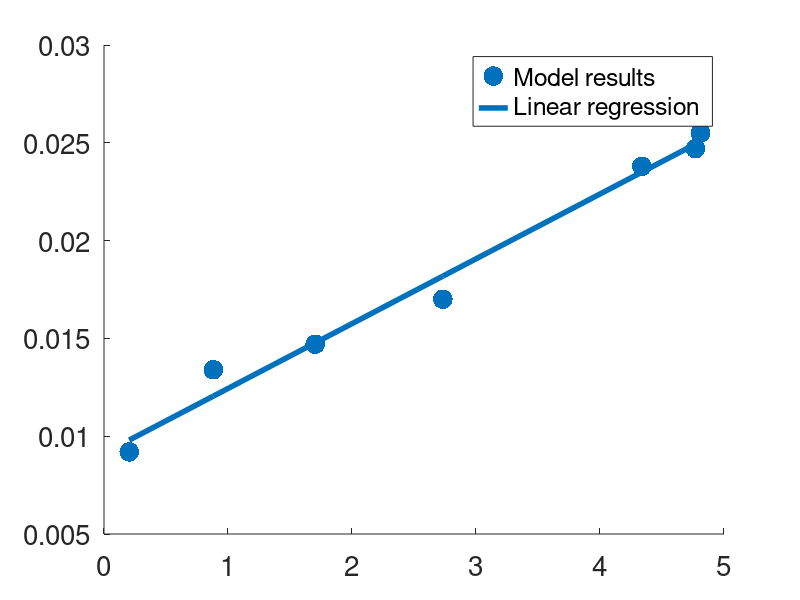

Reproduce this figure in MATLAB. (Note: this script raises an error after producing the figure.)
figure; 
r = [0.0092, 0.0134, 0.0147, 0.0170, 0.0238, 0.0247, 0.0255];
gr = [0.2035, 0.8815, 1.7030, 2.7323, 4.3379, 4.7687, 4.81];
one = [1 1 1 1 1 1 1];
gr1 = [one; gr]';
regression = gr1\r';
yCalc = regression(2)*gr+regression(1);
scatter(gr,r,200,'filled')
hold on
plot(gr, yCalc, 'LineWidth',4)
set(gca,'fontsize',20)
h = legend('Model results', 'Linear regression');
h.FontSize = 20;
h.Location = 'southeast';
title('Dependence of mRNA/protein ratio on growth rate', 'FontSize', 20);
xlabel('Growth rate (h^-^1)', 'FontSize', 20);
ylabel('mRNA/protein mass ratio', 'FontSize', 20);
